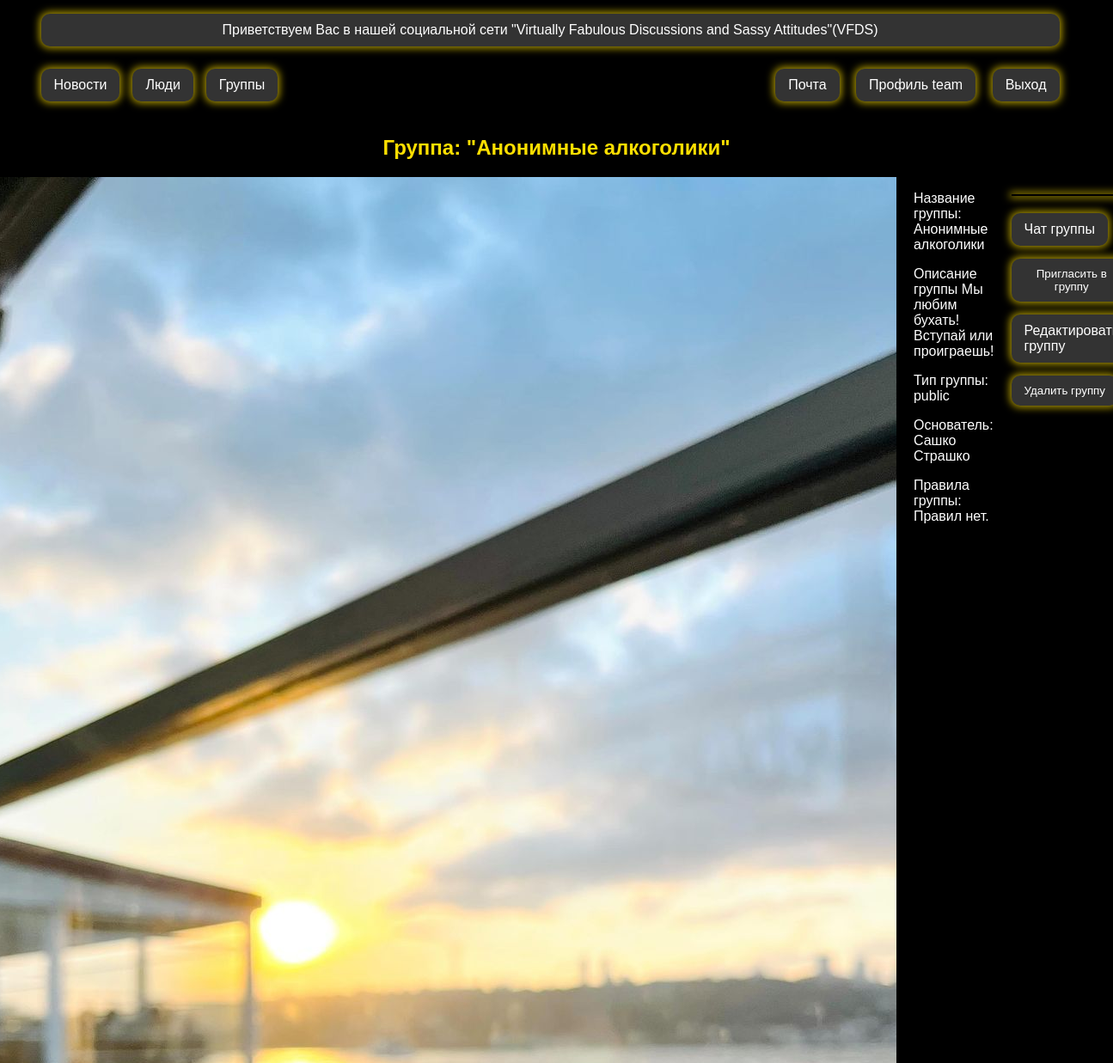
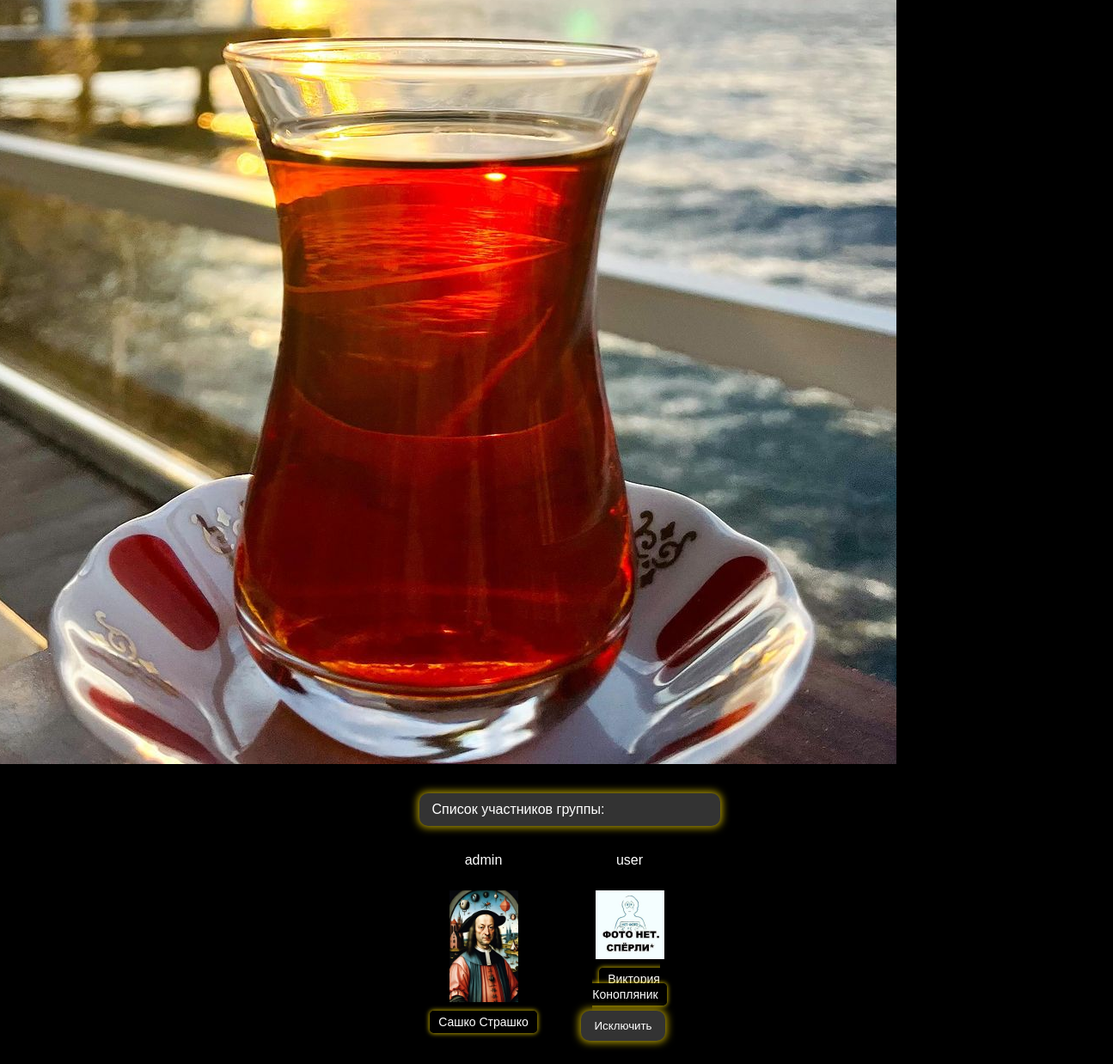
Screenshot of /group/1 (signed in) with the database file from the repository (2 pictures, top to bottom).
### main/models.py (models this page shows, shortened)
class Group(models.Model):
    PUBLIC = 'public'
    PRIVATE = 'private'
    SECRET = 'secret'
    GROUP_TYPES = [
        (PUBLIC, 'Public'),
        (SECRET, 'Secret'),
        (PRIVATE, 'Private')
    ]
    name = models.CharField(max_length=255)
    description = models.TextField()
    photo = models.ImageField(upload_to='group_photos/', blank=True, null=True)
    group_type = models.CharField(max_length=10, choices=GROUP_TYPES, default=PUBLIC)
    creator = models.ForeignKey(Profile, on_delete=models.CASCADE)
    rules = models.TextField(blank=True)

class Profile(models.Model):
    firstname = models.CharField(max_length=255)
    lastname = models.TextField()
    age = models.IntegerField(null=True, blank=True)
    gender = models.CharField(max_length=50)
    location = models.CharField(max_length=255)
    link = models.TextField()
    settings = models.CharField(max_length=255)
    age = models.IntegerField(blank=True, null=True)  # Необязательное поле
    gender = models.CharField(max_length=50, blank=True, null=True)  # Необязательное поле
    location = models.CharField(max_length=255, blank=True, null=True)  # Необязательное поле
    link = models.TextField(blank=True, null=True)  # Необязательное поле
    settings = models.CharField(max_length=255, blank=True, null=True)  # Необязательное поле
    user = models.OneToOneField(User, on_delete=models.CASCADE)
    privacy = models.ForeignKey(PrivacyLevel, on_delete=models.SET_NULL, null=True, default=get_default_privacy_level)
    interests = models.ManyToManyField(Interest, blank=True)  # Необязательное поле
    def __str__(self):
        return f'{self.firstname} {self.lastname}'

class GroupMembership(models.Model):
    profile = models.ForeignKey(Profile, related_name='group_memberships', on_delete=models.CASCADE)
    group = models.ForeignKey(Group, related_name='members', on_delete=models.CASCADE)
    status = models.ForeignKey(Status, null=True, blank=True, on_delete=models.SET_NULL)
    joined_at = models.DateTimeField(auto_now_add=True)
    class Meta:
        unique_together = ('profile', 'group')

class Status(models.Model):
    ADMIN = 'admin'
    USER = 'user'
    STATUS_CHOICES = [
        (ADMIN, 'Administrator'),
        (USER, 'User'),
    ]
    name = models.CharField(max_length=20, choices=STATUS_CHOICES, default=USER)

class Mediafile(models.Model):
    profile = models.ForeignKey(Profile, related_name='media_files', on_delete=models.CASCADE)
    file = models.FileField(upload_to='media/')
    upload_date = models.DateTimeField(auto_now_add=True)
    file_type = models.CharField(max_length=50, choices=[('avatar', 'Avatar'), ('video', 'Video'), ('other', 'Other'),
                                                         ('image', 'Image')])
    description = models.TextField()

### main/views.py (the view)
# urls.py: path('group/<int:pk>', cache_page(60*15)(views.GroupDetailView), name='group'),
def GroupDetailView(request, pk):
    group = get_object_or_404(Group, id=pk)
    profile = get_object_or_404(Profile, user=request.user)
    is_creator = group.creator == profile
    group_members = (
        GroupMembership.objects.filter(group=group)
        .select_related('profile__user')
        .prefetch_related(
            Prefetch(
                'profile__media_files',
                queryset=Mediafile.objects.filter(file_type='avatar'),
                to_attr='avatars'
            )
        )
    )
    is_member=  GroupMembership.objects.filter(profile=request.user.profile, group=group).exists()
    public_group = group.group_type == Group.PUBLIC
    secret_group = group.group_type == Group.SECRET
    context = {
        'group': group,
        'is_member': is_member,
        'is_creator': is_creator,
        'group_members': group_members,
        'public_group': public_group,
        'secret_group': secret_group,
    }
    return render(request, 'main/group_detail.html', context)

### main/templates/main/group_detail.html (shortened to what this page needs)
{% extends 'main/layout.html' %}
{% load static %}
{% load custom_filters %}
{% block content %}
<h2 class="Auth_title">Группа: "{{ group.name }}" </h2>
<div class="news-detail-container">
    <section class="news-detail-content">
        <div class="news-container-text2">
            <img src="{{ group.photo.url }}" alt="{{ group.name }}" class="profile-image">
        </div>
        <div class="news-container-text2">
            <p>Название группы: {{ group.name }} </p>
            <p>Описание группы {{ group.description }} </p>
            <p>Тип группы: {{ group.group_type }} </p>
            <p>Основатель: {{ group.creator }}</p>
            <p>Правила группы: {{ group.rules }}</p>
        </div>
        <div class="news-container-text2">
            <div class="separator-line"></div>
            {% if is_creator %}
                     <div>
                                         <a class="btn-news add-font add-bg add-color" href="{% url 'chat' group.id %}">Чат группы</a>
                      </div>
                <div>
                     <button type="button" id="invite-to-group-btn" class="btn-news add-font">
                            Пригласить в группу
                     </button>
                </div>
                <div>
                     <a class="btn-news add-font add-bg" href="{% url 'group_update' group.id %}">Редактировать группу</a>
                </div>
                <div>
                     <button type="button" id="delete-group-btn" data-group-id="{{ group.id }}" class="btn-news add-font">Удалить группу</button>
                </div>
            {% endif %}
        </div>
    </section>
</div>
<div class="news-detail-container2">
    <div id="friend-section">
        <p class="btn-comment-news add-color">Список участников группы:</p>
                {% if group_members %}
                    <div class="group-members-container">
                        {% for group_member in group_members %}
                            <div class="group-member">
                                <div class="group-member-status">
                                    <p>{{ group_member.status.name }}</p>
                                </div>
                                <div class="group-member-avatar">
                                    {% if group_member.profile.avatars %}
                                        <a href="{% url 'profile' group_member.profile.user.username %}">
                                            <img src="{{ group_member.profile.avatars.0.file.url }}" alt="{{ group_member.profile.firstname }} {{ group_member.profile.lastname }}" width="80">
                                        </a>
                                    {% else %}
                                        <a href="{% url 'profile' group_member.profile.user.username %}">
                                            <img src="{% static 'images/nophoto.jpg' %}" alt="{{ group_member.profile.firstname }} {{ group_member.profile.lastname }}" width="80">
                                        </a>
                                    {% endif %}
                                </div>
                                <div class="group-member-name">
                                    <a class="profile-group-name" href="{% url 'profile' group_member.profile.user.username %}">{{ group_member.profile.firstname }} {{ group_member.profile.lastname }}</a>
                                </div>
                                {% if is_creator and group_member.status.name != 'admin' %}
                                  <button class="kik-group-btn btn-news add-font" data-username="{{ group_member.profile.user.username }}">Исключить</button>
                                {% endif %}
                            </div>
                        {% endfor %}
                    </div>
                {% else %}
                    <p>В группе пока нет людей</p>
                {% endif %}
    </div>
</div>
{% endblock %}

### static/build/static/css/main.54b50635.css (style rules this page uses)
body { background-color:#000;color:#fff;font-family:Arial,sans-serif }
h2 { color:#fff }
.Auth_title { color:#ffdf00;margin-bottom:20px;text-align:center }
.news-detail-container { align-items:flex-start;display:flex;gap:20px;justify-content:center }
.news-detail-content { display:flex;gap:20px }
.news-detail-text,.separator-line { background-color:#000;box-shadow:0 0 10px 2px #ffdf00b3 }
.separator-line { height:2px;margin:20px 0;width:100% }
.btn-news,.news-reaction-block { border-radius:10px;box-shadow:0 0 10px 2px #ffdf00b3 }
.btn-news { background-color:#333;border:none;color:#fff;cursor:pointer;display:inline-block;margin-bottom:15px;margin-right:15px;padding:10px 15px;text-decoration:none;transition:box-shadow .3s ease,transform .3s ease }
.btn-comment-news { background-color:#333;border:none;border-radius:10px;box-shadow:0 0 10px 2px #ffdf00b3;color:#fff;cursor:pointer;display:inline-block;margin-bottom:15px;margin-right:15px;margin-top:20px;padding:10px 15px;text-decoration:none;transition:box-shadow .3s ease,transform .3s ease;width:100% }
.news-detail-container2 { align-items:center;display:flex;flex-direction:column;gap:20px;justify-content:center;margin:0 auto;max-width:600px;padding:10px }
.group-members-container { display:flex;flex-wrap:wrap;gap:20px }
.group-member { align-items:center;display:flex;flex-direction:column;gap:10px;text-align:center;width:150px }
.group-member-avatar,.group-member-name,.group-member-status { width:100% }
.profile-group-name { word-wrap:break-word;background-color:#000;border-radius:5px;box-shadow:0 0 5px 1px #ffdf00b3;color:#fff;cursor:pointer;font-size:14px;max-width:100%;padding:5px 10px;text-align:center;text-decoration:none;transition:box-shadow .3s ease,transform .3s ease }

### rows the page displays
Group: name "Анонимные алкоголики", photo (picture), description "Мы любим бухать! Вступай или проиграешь!", group_type "public", creator "Сашко Страшко", rules "Правил нет."
GroupMembership: status.name "admin", profile.avatars.0.file (picture), profile.firstname "Сашко", profile.lastname "Страшко"
GroupMembership: status.name "user", profile.firstname "Виктория", profile.lastname "Конопляник"
